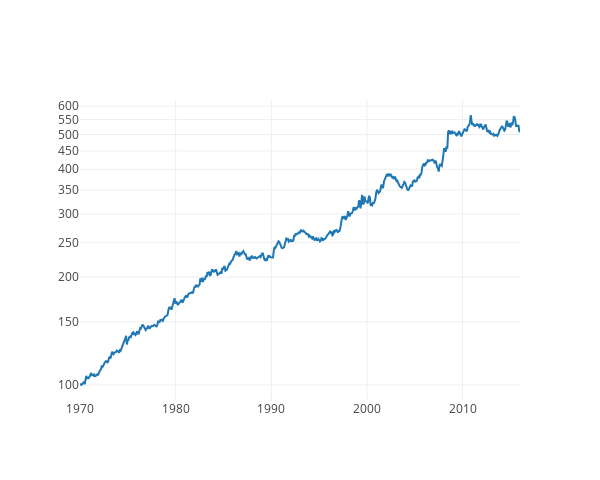

The cell this chart's notebook holds for it:
### Code cell
results_LASSO_each_timestep = R[FIRST_PREDICT_MONTH:]
perf_LASSO_each_timestep = 100 * np.cumprod(1 + results_LASSO_each_timestep / 100)
mychart([perf_LASSO_each_timestep])

### Figure 1 — Plotly figure (JSON) as saved in the notebook; plotly's stock layout.template omitted (floating-point values rounded to 4 significant figures; data arrays with more than 128 entries replaced by an {"elided": "..."} marker saying what was removed)
{"data": [{"mode": "line", "name": "Trace 0", "type": "scatter", "x": {"elided": "564 float values"}, "y": {"elided": "564 float values"}}], "layout": {"autosize": false, "height": 480, "width": 600, "yaxis": {"autorange": true, "type": "log"}}}
